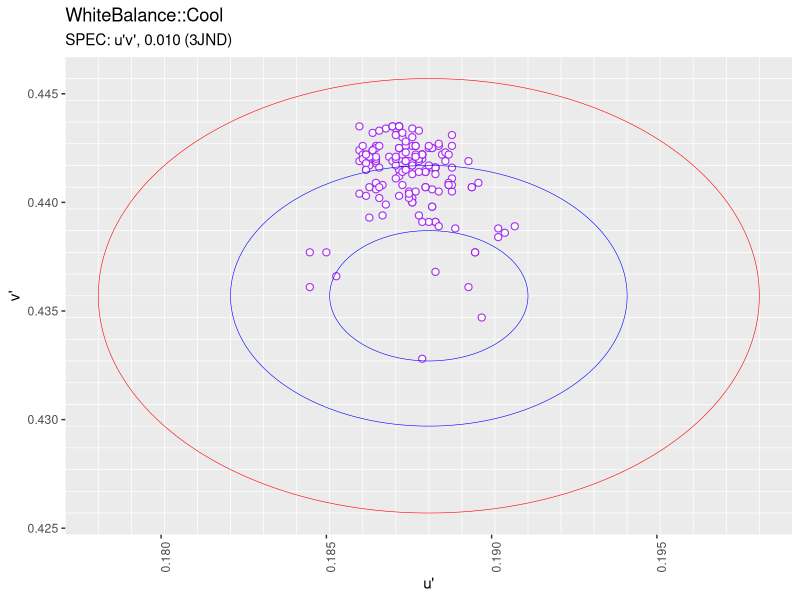
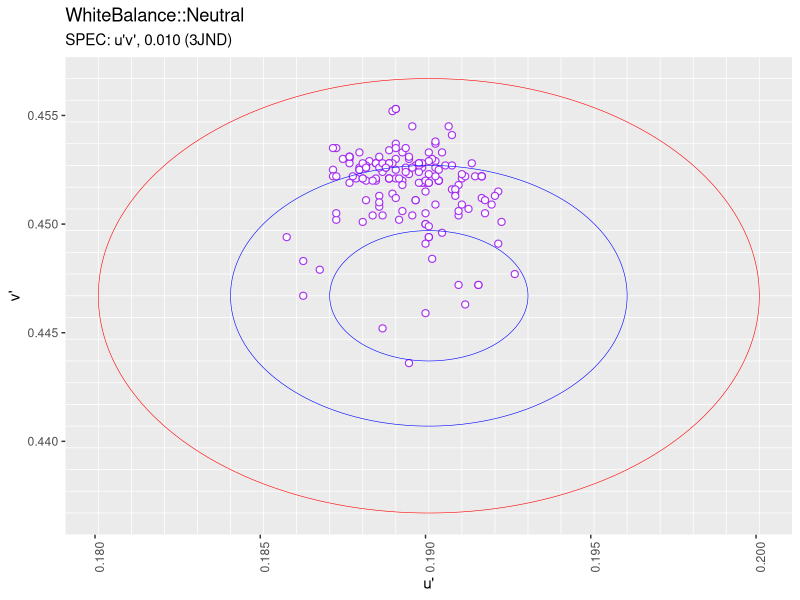
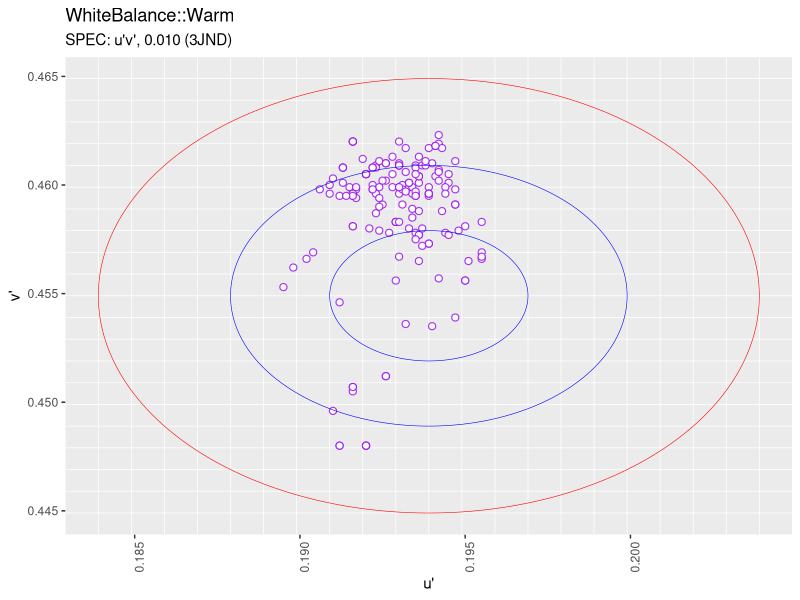
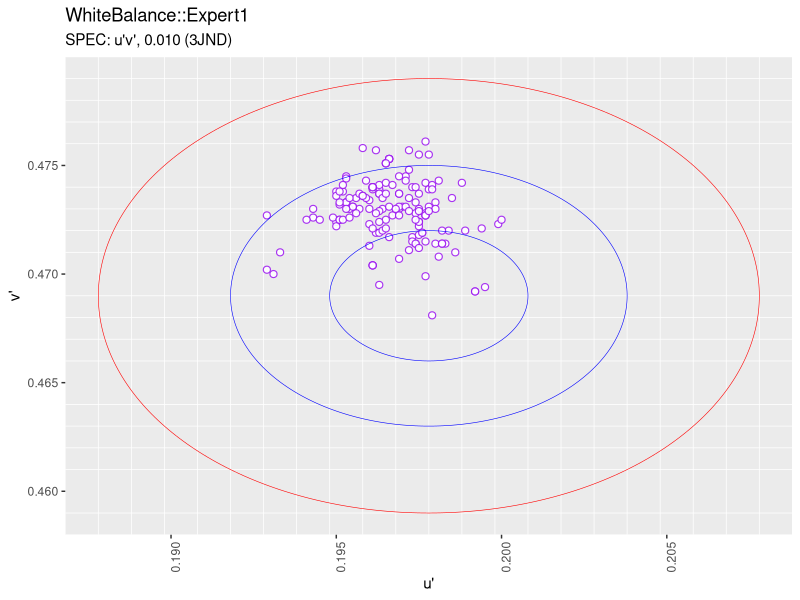

R code for these plots, in order:
### SSVE Pmod White Balance Trial 
### Effectiveness confirmation
### by ZL, 20211222

#require(reticulate)
require(ggplot2)

### create clean data
#reticulate::use_python('D:/DevEnv/WPy32-3741/python-3.7.4/python.exe')
#reticulate::install_miniconda()
#reticulate::py_run_file('main.py')

### premise
calc.du <- function(jnd, angle, du.target){
  return(jnd * cos(angle * pi / 180) + du.target)
}

calc.dv <- function(jnd, angle, dv.target){
  return(jnd * sin(angle * pi / 180) + dv.target)
}

jnd.ellips <- function(jnd, cTT.u, cTT.v){
  du <- c()
  dv <- c()
  for(i in 0:360){
    du <- c(du, calc.du(jnd, i, cTT.u))
    dv <- c(dv, calc.dv(jnd, i, cTT.v))
  }
  df <- data.frame(du, dv)
  colnames(df) <- c("du", "dv")
  return(df)
}

cool.jnd1 <- jnd.ellips(0.003, 0.1881, 0.4357)
cool.jnd2 <- jnd.ellips(0.006, 0.1881, 0.4357)
cool.jnd3 <- jnd.ellips(0.010, 0.1881, 0.4357)
cool.minor.x <- seq(0.1771, 0.1991, 0.001)
cool.minor.y <- seq(0.4247, 0.4467, 0.001)

neutral.jnd1 <- jnd.ellips(0.003, 0.1901, 0.4467)
neutral.jnd2 <- jnd.ellips(0.006, 0.1901, 0.4467)
neutral.jnd3 <- jnd.ellips(0.010, 0.1901, 0.4467)
neutral.minor.x <- seq(0.1791, 0.2011, 0.001)
neutral.minor.y <- seq(0.4357, 0.4577, 0.001)

warm.jnd1 <- jnd.ellips(0.003, 0.1939, 0.4549)
warm.jnd2 <- jnd.ellips(0.006, 0.1939, 0.4549)
warm.jnd3 <- jnd.ellips(0.010, 0.1939, 0.4549)
warm.minor.x <- seq(0.1829, 0.2049, 0.001)
warm.minor.y <- seq(0.4439, 0.4659, 0.001)

expert1.jnd1 <- jnd.ellips(0.003, 0.1978, 0.469)
expert1.jnd2 <- jnd.ellips(0.006, 0.1978, 0.469)
expert1.jnd3 <- jnd.ellips(0.010, 0.1978, 0.469)
expert1.minor.x <- seq(0.1868, 0.2088, 0.001)
expert1.minor.y <- seq(0.4580, 0.4800, 0.001)

### read white balance data
df.cool <- read.csv("./src/COOL.csv")
df.neutral <- read.csv("./src/NEUTRAL.csv")
df.warm <- read.csv("./src/WARM.csv")
df.expert1 <- read.csv("./src/EXPERT1.csv")
#View(df)

### plot
plot.wb <- function(df.temp, temp, temp.minor.x, temp.minor.y, temp.jnd1, temp.jnd2, temp.jnd3) {
  ggplot(df.temp) +
    geom_point(aes(x=u,
                   y=v),
               colour = "purple",
               shape = 21,
               fill = 'white',
               stroke = .6,
               alpha = 0.9,
               size = 2) +
  #  coord_cartesian(xlim=c(0.1771, 0.1991),
  #                  ylim=c(0.4247, 0.4467)) +
    scale_x_continuous(minor_breaks = temp.minor.x) +
    scale_y_continuous(minor_breaks = temp.minor.y) +
    labs(title=gsub(' ', '', paste('White Balance::', temp)),
         subtitle = "SPEC: u\'v\', 0.010 (3JND)",
         x="u\'",
         y="v\'") +
    theme(panel.grid.major.x = element_blank(),
          panel.grid.major.y = element_blank(),
          axis.text.x = element_text(angle=90)) +
    geom_path(data=temp.jnd1,
               aes(x=du,
                   y=dv),
               size = 0.2,
               color = 'blue'
               ) +
    geom_path(data=temp.jnd2,
               aes(x=du,
                   y=dv),
               size = 0.2,
               color = 'blue'
    ) +
    geom_path(data=temp.jnd3,
               aes(x=du,
                   y=dv),
               size = 0.2,
               color = 'red'
    )
#  dev.print(file = gsub(' ', '',paste('Rplot_', temp, '.png')),
#            device = png,
#            width = 800,
#            height = 800)
}

### plot WB cool
plot.wb(df.cool,
        'Cool',
        cool.minor.x,
        cool.minor.y, 
        cool.jnd1,
        cool.jnd2,
        cool.jnd3)

### plot WB neutral
plot.wb(df.neutral,
        'Neutral',
        neutral.minor.x,
        neutral.minor.y, 
        neutral.jnd1,
        neutral.jnd2,
        neutral.jnd3)


### plot WB warm
plot.wb(df.warm,
        'Warm',
        warm.minor.x,
        warm.minor.y, 
        warm.jnd1,
        warm.jnd2,
        warm.jnd3)

### plot WB expert1
plot.wb(df.expert1,
        'Expert1',
        expert1.minor.x,
        expert1.minor.y, 
        expert1.jnd1,
        expert1.jnd2,
        expert1.jnd3)

